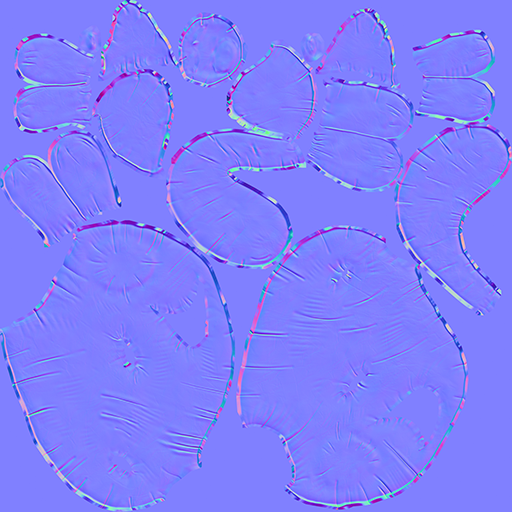
%> input picture Matlab/normalMap.png, 512 x 512 px
$ octave script_show_existing_normal_map.m   (GNU Octave 9; MATLAB toolbox functions it lacks are replaced by stand-ins)
%> lines starting %> are read from the running program, lines starting %| are printed output that depends on the picture
clear;
close all;
clc;

path = './normalMap.png';
img = imread(path);
%> img is the input picture: size 512x512x3 uint8; mean R, G, B 127.9, 127.4, 252.1
imshow(img);

imgR = img(:,:,1);
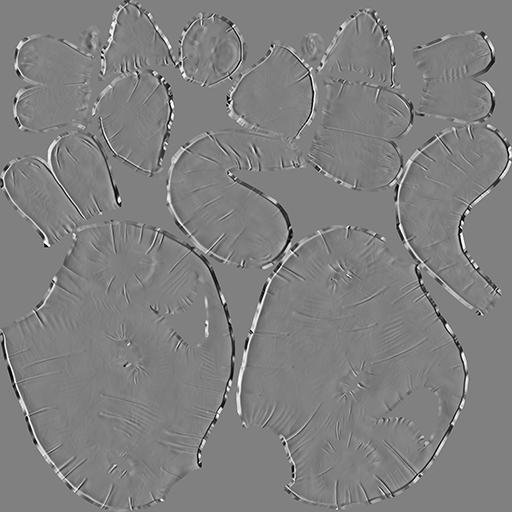
%> imgR: size 512x512 uint8; min 0, max 255, mean 127.9
imgG = img(:,:,2);
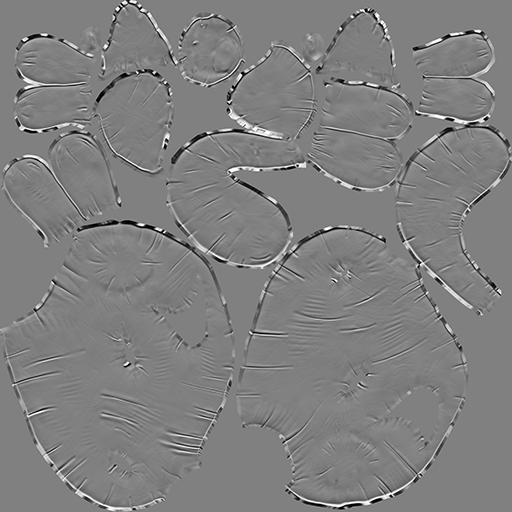
%> imgG: size 512x512 uint8; min 0, max 255, mean 127.4
imgB = img(:,:,3);
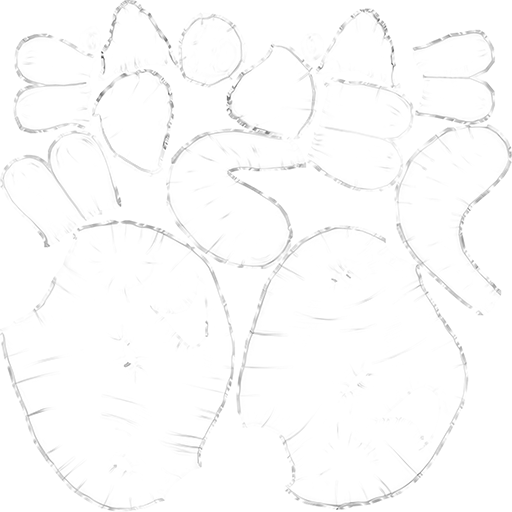
%> imgB: size 512x512 uint8; min 54, max 255, mean 252.1
